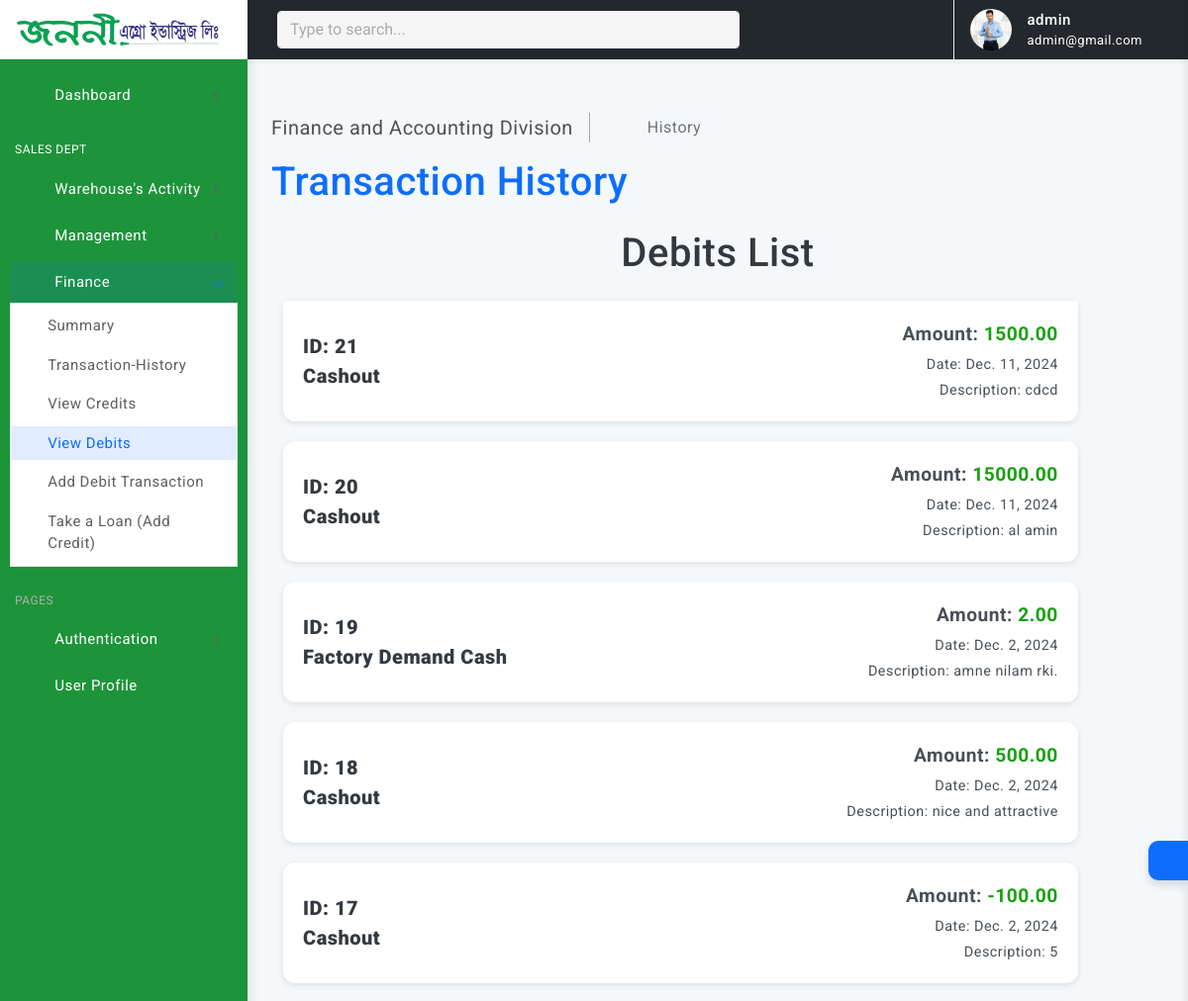
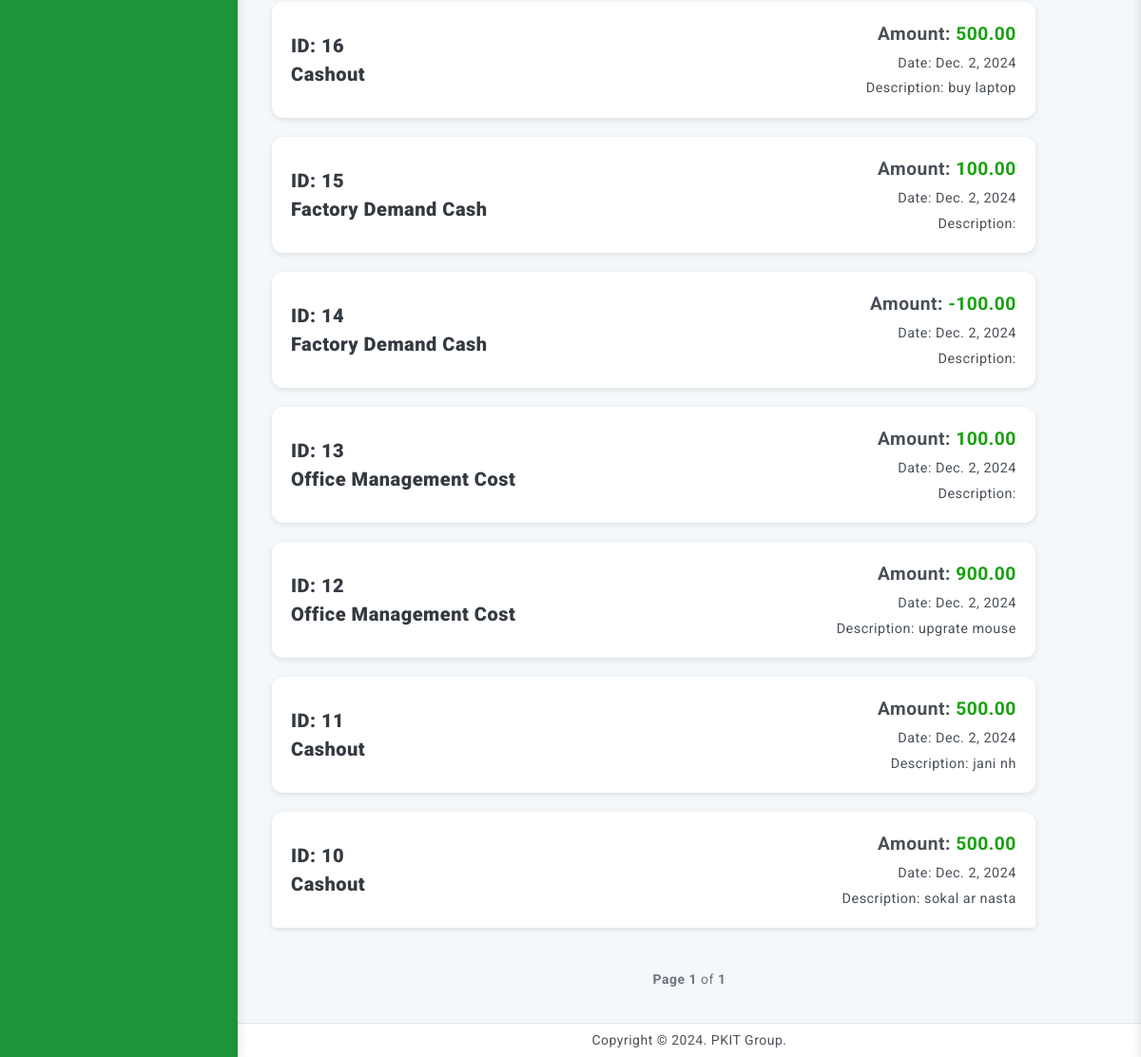
Screenshot of /debits/ (signed in) with the database file from the repository (2 pictures, top to bottom).
### user/models.py (models this page shows, shortened)
class Profile(models.Model):
    customer = models.OneToOneField(User, on_delete=models.CASCADE)
    address = models.CharField(max_length=200)
    phone = models.CharField(max_length=50)
    image = models.ImageField(default='default.png', upload_to='profile_images')
    nid = models.CharField(max_length=20, unique=True, blank=True, null= True)
    title= models.CharField(max_length=40, blank=True, null= True)
    salary = models.DecimalField(max_digits=10, decimal_places=2, blank=True, null= True)
    joining_date = models.DateField(blank=True, null= True)
    HEAD_OFFICE = 'HEAD_OFFICE'
    FACTORY = 'FACTORY'
    OTHERS='OTHERS'
    JOB_LOCATION_CHOICES = [
        (HEAD_OFFICE, 'Head Office'),
        (FACTORY, 'Factory'),
        (OTHERS, 'others'),
    ]
    job_location = models.CharField(max_length=20, choices=JOB_LOCATION_CHOICES, blank=True, null= True)
    zones = models.ManyToManyField(Zone, blank=True, verbose_name="Dealer Zones")
    products = models.ManyToManyField(Product, blank=True, verbose_name="Dealer Products")

### finance/models.py (models this page shows, shortened)
class Debit(models.Model):
    DEBIT_TYPE_CHOICES = [
        ('cashout', 'Cashout'),
        ('office_cost', 'Office Management Cost'),
        ('factory_demand', 'Factory Demand Cash'),
    ]
    type = models.CharField(max_length=20, choices=DEBIT_TYPE_CHOICES)
    amount = PositiveDecimalField(max_digits=12, decimal_places=2)
    description = models.TextField(blank=True, null=True)
    date = models.DateField(default=now)

### dashboard/decorators.py (the view)
        def wrapper(request, *args, **kwargs):
            group = None
            if request.user.groups.exists():
                group = request.user.groups.all()[0].name
            if group in allowed_roles:
                return view_func(request, *args, **kwargs)
            else:
                return HttpResponse('You are not authorized to view this page')

### finance/views.py (called while the page is built)
@login_required(login_url='user-login')
@allowed_users(allowed_roles=['Finance','Admin'])
def debit_list(request):
    debits = Debit.objects.all().order_by('-id')
    paginator = Paginator(debits, 30)
    page_number = request.GET.get('page')
    page_obj = paginator.get_page(page_number)
    is_finance = request.user.groups.filter(name='Finance').exists()
    is_admin = request.user.groups.filter(name='Admin').exists()
    context = {
        'page_obj': page_obj,
        'is_finance': is_finance,
        'is_admin': is_admin,
    }
    return render(request, 'finance/debit_list.html', context)

### finance/templates/finance/debit_list.html (shortened to what this page needs)
{% extends 'partials/base0.html' %}
{% load static %}
{% load crispy_forms_tags %}
{% block content %}
<div class="page-wrapper">
    <div class="page-content">
        <div class="page-breadcrumb d-none d-sm-flex align-items-center mb-3">
            <div class="breadcrumb-title pe-3">Finance and Accounting Division</div>
            <div class="ps-3">
                <nav aria-label="breadcrumb">
                    <ol class="breadcrumb mb-0 p-0">
                        <li class="breadcrumb-item"><a href="javascript:;"><i class="bx bx-home-alt"></i></a></li>
                        <li class="breadcrumb-item active" aria-current="page">History</li>
                    </ol>
                </nav>
            </div>
        </div>
        <h1 class="mb-4 text-primary">Transaction History</h1>
        <h1 class="text-center mb-4">Debits List</h1>
        <div class="container">
            <div class="row">
                <div class="col-11">
                    {% if page_obj %}
                    <div class="list-group">
                        {% for credit in page_obj %}
                        <div class="list-group-item d-flex justify-content-between align-items-center">
                            <div class="credit-type">
                                <strong>ID: {{ credit.id }} <br>{{ credit.get_type_display }}</strong>
                            </div>
                            <div class="credit-details text-end">
                                <div class="amount">
                                    Amount: <span class="text-success">{{ credit.amount }}</span>
                                </div>
                                <div class="date">Date: {{ credit.date }}</div>
                                <div class="description">Description: {{ credit.description }}</div>
                            </div>
                        </div>
                        {% endfor %}
                    </div>
                    {% else %}
                    <div class="alert alert-warning" role="alert">
                        No debit found.
                    </div>
                    {% endif %}
                </div>
            </div>
        </div>
        <div class="pagination mt-4">
            <span class="mx-2 text-muted">
                <strong>Page {{ page_obj.number }}</strong> of <strong>{{ page_obj.paginator.num_pages }}</strong>
            </span>
        </div>
    </div>
</div>
{% endblock %}

### templates/partials/base0.html (shortened to what this page needs)
<!doctype html>
<html lang="en">
{% load static %}
<head>
	<link href="{% static 'assets/plugins/vectormap/jquery-jvectormap-2.0.2.css' %}" rel="stylesheet"/>
	<link href="{% static 'assets/plugins/simplebar/css/simplebar.css' %}" rel="stylesheet" />
	<link href="{% static 'assets/plugins/perfect-scrollbar/css/perfect-scrollbar.css' %}" rel="stylesheet" />
	<link href="{% static 'assets/plugins/metismenu/css/metisMenu.min.css' %}" rel="stylesheet" />
	<link href="{% static 'assets/css/pace.min.css' %}" rel="stylesheet" />
	<link href="{% static 'assets/css/bootstrap.min.css' %}" rel="stylesheet">
	<link href="{% static 'assets/css/app.css' %}" rel="stylesheet">
	<link href="{% static 'assets/css/icons.css' %}" rel="stylesheet">
	<link rel="stylesheet" href="{% static 'assets/css/dark-theme.css' %}" />
	<link rel="stylesheet" href="{% static 'assets/css/semi-dark.css' %}" />
	<link rel="stylesheet" href="{% static 'assets/css/header-colors.css' %}" />
		<link rel="stylesheet" href="https://use.fontawesome.com/releases/v5.15.2/css/all.css"
>
</head>
<body>
	<div class="wrapper">
		<div class="sidebar-wrapper" data-simplebar="true" style="background-color: #1d9439; " >
			<div class="sidebar-header">
				<div>
					<a href="{% url 'warehouse-index' %}" class="has-arrow">
						<img src="{% static 'assets/images/logo.png' %}" class="logo-icon" alt="logo icon" style="width: 210px; height: 170;">
					</a>
				</div>
				<div class="toggle-icon ms-auto"><i class='bx bx-arrow-to-left'></i>
				</div>
			</div>
			<ul class="metismenu" id="menu" >
				<li>
					{% if is_admin %}
					<a href="{% url 'home' %}" class="has-arrow">
						<div style="color: #FFFFFF; "class="parent-icon"><i class='bx bx-home-circle'></i>
						</div>
						<div class="menu-title" style="color: #FFFFFF;">Dashboard</div>
					</a>
                    {% endif %}
				</li>
				<li class="menu-label" style="color: #FFFFFF;">Sales Dept</li>
				{% if is_admin %}
				<li>
					<a class="has-arrow" href="javascript:;">
						<div style="color: #FFFFFF; " class="parent-icon"><i class='bx bx-bookmark-heart'></i>
						</div>
						<div class="menu-title" style="color: #FFFFFF;">Warehouse's Activity</div>
					</a>
				</li>
				<li>
					<a class="has-arrow" href="javascript:;">
						<div style="color: #FFFFFF; " class="parent-icon"> <i class="bx bx-donate-blood"></i>
						</div>
						<div class="menu-title" style="color: #FFFFFF;">Management</div>
					</a>
				</li>
				{% endif %}
				{% if is_finance %}
				<li>
					<a class="has-arrow" href="javascript:;">
						<div style="color: #FFFFFF; " class="parent-icon"><i class='bx bx-message-square-edit'></i>
						</div>
						<div class="menu-title" style="color: #FFFFFF;">Finance</div>
					</a>
					<ul>
						<li> <a href="{% url 'summary' %}"><i class="bx bx-right-arrow-alt"></i>Summary</a>
						</li>
						<li> <a href="{% url 'transaction_history' %}"><i class="bx bx-right-arrow-alt"></i>Transaction-History</a>
						</li>
						<li> <a href="{% url 'credit_list' %}"><i class="bx bx-right-arrow-alt"></i> View Credits</a>
						</li>
						<li> <a href="{% url 'debit_list' %}"><i class="bx bx-right-arrow-alt"></i>View Debits</a>
						</li>
						<li> <a href="{% url 'add_debit' %}"><i class="bx bx-right-arrow-alt"></i>Add Debit Transaction</a>
						</li>
						<li> <a href="{% url 'add_credit' %}"><i class="bx bx-right-arrow-alt"></i>Take a Loan (Add Credit)</a>
						</li>
					</ul>
				</li>
				{% endif %}
				<li class="menu-label">Pages</li>
				<li>
					<a class="has-arrow" href="javascript:;">
						<div style="color: #FFFFFF; " class="parent-icon"><i class="bx bx-lock"></i>
						</div>
						<div style="color: #FFFFFF; " class="menu-title">Authentication</div>
					</a>
				</li>
				<li>
					<a href="{% url 'user-profile' %}">
						<div style="color: #FFFFFF; " class="parent-icon"><i class="bx bx-user-circle"></i>
						</div>
						<div class="menu-title" style="color: #FFFFFF;">User Profile</div>
					</a>
				</li>
			</ul>
		</div>
		<header>
			<div class="topbar d-flex align-items-center"  style="background-color:#23282c;" >
				<nav class="navbar navbar-expand">
					<div class="search-bar flex-grow-1">
						<div class="position-relative search-bar-box">
							<input type="text" class="form-control search-control" placeholder="Type to search..."> <span class="position-absolute top-50 search-show translate-middle-y"><i class='bx bx-search'></i></span>
						</div>
					</div>
					<div class="top-menu ms-auto">
						<ul class="navbar-nav align-items-center">
							<li class="nav-item dropdown dropdown-large">
								<a style="color: white;" class="nav-link dropdown-toggle dropdown-toggle-nocaret" href="#" role="button" data-bs-toggle="dropdown" aria-expanded="false">	<i class='bx bx-category'></i>
								</a>
							</li>
						</ul>
					</div>
					<div class="user-box dropdown">
						<a class="d-flex align-items-center nav-link dropdown-toggle dropdown-toggle-nocaret" href="#" role="button" data-bs-toggle="dropdown" aria-expanded="false">
							<img src="{{ user.profile.image.url }}" class="user-img" alt="user avatar">
							<div class="user-info ps-3">
								<p style="color: white;" class="user-name mb-0">{{ user.username }}</p>
								<p style="color: white;" class="designattion mb-0">{{ user.email }}</p>
							</div>
						</a>
					</div>
				</nav>
			</div>
		</header>
        {% block content %}
        {% endblock %}
		<footer class="page-footer">
			<p class="mb-0">Copyright © 2024. PKIT Group.</p>
		</footer>
	</div>
	<div class="switcher-wrapper">
		<div class="switcher-btn"> <i class='bx bx-cog bx-spin'></i>
		</div>
	</div>
</body>
</html>

### finance/templates/finance/debit_list.html (style rules this page uses)
.page-wrapper { background-color: #f4f8fb; padding: 30px 0; }
.container { max-width: 1200px; }
.list-group-item { border: none; border-radius: 12px; margin-bottom: 20px; padding: 20px; background-color: #fff; box-shadow: 0 2px 6px rgba(0, 0, 0, 0.1); transition: transform 0.3s ease-in-out, background-color 0.3s ease; }
.credit-type { font-size: 1.25rem; font-weight: 600; color: #343a40; }
.credit-details { font-size: 1rem; color: #495057; }
.amount { font-weight: bold; font-size: 1.2rem; }
.date, .description { margin-top: 5px; font-size: 0.9rem; }
.text-success { color: #28a745; }
.pagination { justify-content: center; align-items: center; }

### rows the page displays
Debit: id "21", type "Cashout", amount "1500.00", date "Dec. 11, 2024", description "cdcd"
Debit: id "20", type "Cashout", amount "15000.00", date "Dec. 11, 2024", description "al amin"
Debit: id "19", type "Factory Demand Cash", amount "2.00", date "Dec. 2, 2024", description "amne nilam rki."
Debit: id "18", type "Cashout", amount "500.00", date "Dec. 2, 2024", description "nice and attractive"
Debit: id "17", type "Cashout", amount "-100.00", date "Dec. 2, 2024", description "5"
Debit: id "16", type "Cashout", amount "500.00", date "Dec. 2, 2024", description "buy laptop"
Debit: id "15", type "Factory Demand Cash", amount "100.00", date "Dec. 2, 2024"
Debit: id "14", type "Factory Demand Cash", amount "-100.00", date "Dec. 2, 2024"
Debit: id "13", type "Office Management Cost", amount "100.00", date "Dec. 2, 2024"
Debit: id "12", type "Office Management Cost", amount "900.00", date "Dec. 2, 2024", description "upgrate mouse"
Debit: id "11", type "Cashout", amount "500.00", date "Dec. 2, 2024", description "jani nh"
Debit: id "10", type "Cashout", amount "500.00", date "Dec. 2, 2024", description "sokal ar nasta"

### other values shown
{{ user.username }} "admin"
{{ user.email }} "admin@gmail.com"
{{ page_obj.number }} "1"
{{ page_obj.paginator.num_pages }} "1"
